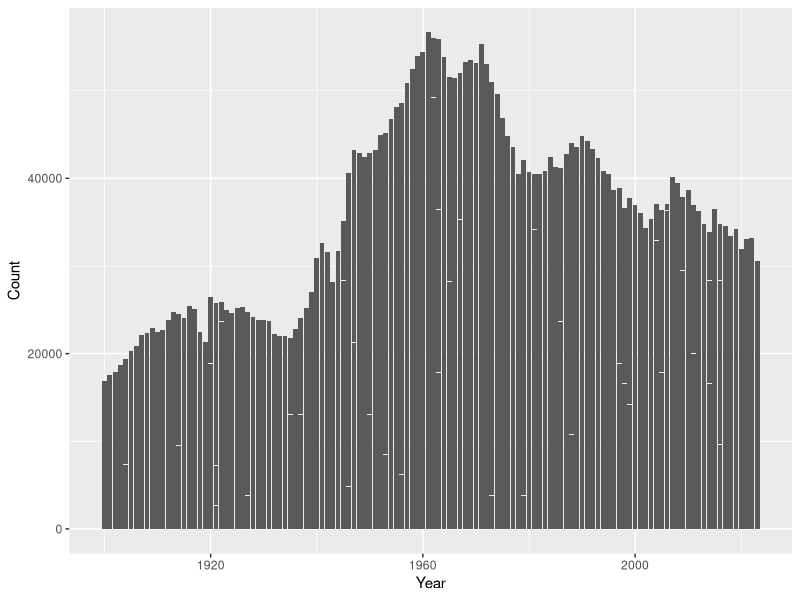
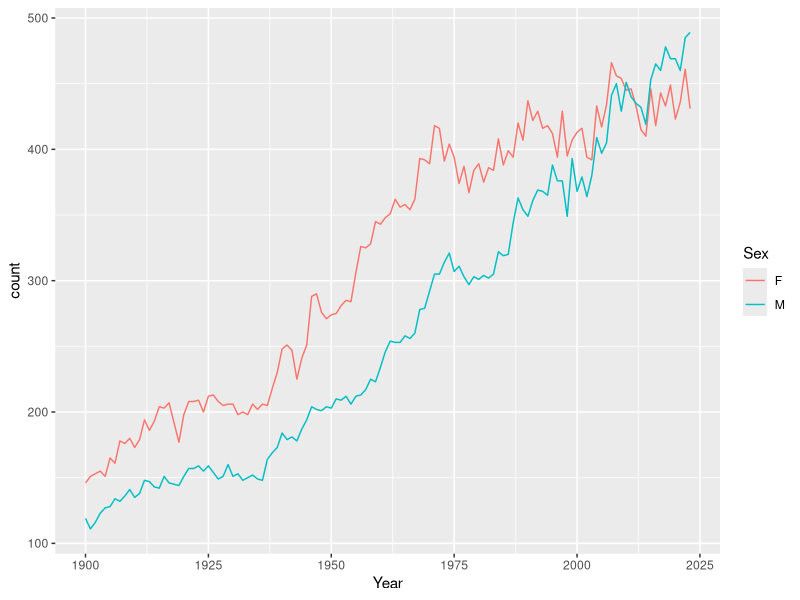

Source code (R) for these figures, in order:
## ---- chunk 1
library(here)
library(dplyr)
library(ggplot2)

## ---- chunk 2
library(here)
library(dplyr)
library(ggplot2)

names = read.csv(here('static', 'data', 'baby-names-2024-01-08.csv'))

names = names |> 
    group_by(Year, Sex) |> 
    mutate(rank = rank(-Count, ties.method = 'first'), 
           fraction = Count / sum(Count))
## ---- chunk 3

names |> 
  ggplot(aes(x = Year, y = Count)) + 
  geom_col()
    
## ---- chunk 4

names |> 
  ggplot(aes(x = Year, color = Sex)) +
  geom_line(stat = 'count')
    
## ---- chunk 5

names |> 
  arrange(desc(fraction)) |> 
  head(20)
    
## ---- chunk 6

names |> 
  filter(Year >= 2000, rank == 1) |> 
  arrange(desc(fraction)) |> 
  head(20)
    
